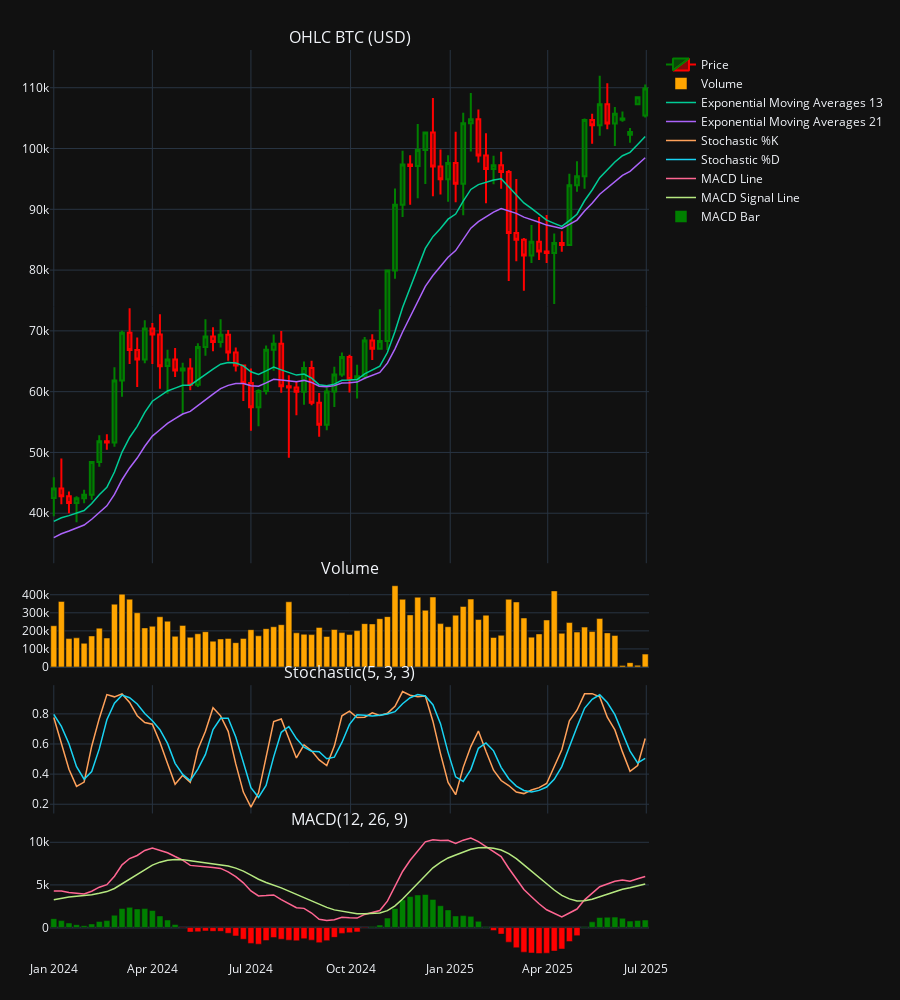

Notebook cell for this chart:
### Code cell
# Get data from database
from src.utils.timescaledb_ops import TimescaleDBOps
import pandas as pd

# Construct the image base64 string
# 1. Create png image
import plotly.graph_objects as go
from plotly.subplots import make_subplots

df_visualize = df[df['date'] >= '2022-01-01']

# Create subplot with 2 rows (OHLC and Volume)
fig = make_subplots(rows=4, cols=1, 
                    shared_xaxes=True, 
                    vertical_spacing=0.02,
                    row_heights=[0.6, 0.1, 0.15, 0.15],
                    subplot_titles=("OHLC BTC (USD)", "Volume", "Stochastic(5, 3, 3)", "MACD(12, 26, 9)"))

# ===================================================================
# PLOT CANDLESTICK
# ===================================================================
fig.add_trace(go.Candlestick(
    x=df_visualize['date'],
    open=df_visualize['open'],
    high=df_visualize['high'],
    low=df_visualize['low'],
    close=df_visualize['close'],
    name="Price",
    increasing_line_color='green',
    decreasing_line_color='red'
), row=1, col=1)


# ===================================================================
# PLOT VOLUME BAR
# ===================================================================
fig.add_trace(go.Bar(
    x=df_visualize['date'],
    y=df_visualize['volume'],
    name="Volume",
    marker_color='orange'
), row=2, col=1)


# ===================================================================
# PLOT EMA
# ===================================================================
fig.add_trace(
    go.Scatter(
        x=df_visualize['date'],
        y=df_visualize['ema_13'],
        mode='lines',
        name="Exponential Moving Averages 13",
        line={'width': 1.5},
    ), row=1, col=1
)

fig.add_trace(
    go.Scatter(
        x=df_visualize['date'],
        y=df_visualize['ema_21'],
        mode='lines',
        name="Exponential Moving Averages 21",
        line={'width': 1.5},
    ), row=1, col=1
)

# ===================================================================
# PLOT STOCHASTIC
# ===================================================================
fig.add_trace(
    go.Scatter(
        x=df_visualize['date'],
        y=df_visualize['stochastic_percentage_k'],
        mode='lines',
        name="Stochastic %K",
        line={'width': 1.5},
    ), row=3, col=1
)

fig.add_trace(
    go.Scatter(
        x=df_visualize['date'],
        y=df_visualize['stochastic_percentage_d'],
        mode='lines',
        name="Stochastic %D",
        line={'width': 1.5},
    ), row=3, col=1
)

# ===================================================================
# PLOT MACD
# ===================================================================
fig.add_trace(
    go.Scatter(
        x=df_visualize['date'],
        y=df_visualize['macd'],
        mode='lines',
        name="MACD Line",
        line={'width': 1.5},
    ), row=4, col=1
)

fig.add_trace(
    go.Scatter(
        x=df_visualize['date'],
        y=df_visualize['macd_signal_line'],
        mode='lines',
        name="MACD Signal Line",
        line={'width': 1.5},
    ), row=4, col=1
)

colors = ['green' if val >= 0 else 'red' for val in df_visualize['macd_bar']]
fig.add_trace(
    go.Bar(
        x=df_visualize['date'], 
        y=df_visualize['macd_bar'], 
        name='MACD Bar', 
        marker_color=colors
    ), row=4, col=1
)

# Layout adjustments
fig.update_layout(
    # title=title,
    xaxis_rangeslider_visible=False,
    template='plotly_dark',
    height=1000,
    margin=dict(l=50, r=25, t=50, b=40)
)
fig.show()
fig.write_image(f"btc_{timeframe}_ta.png", width=1200, height=800, scale=2)
